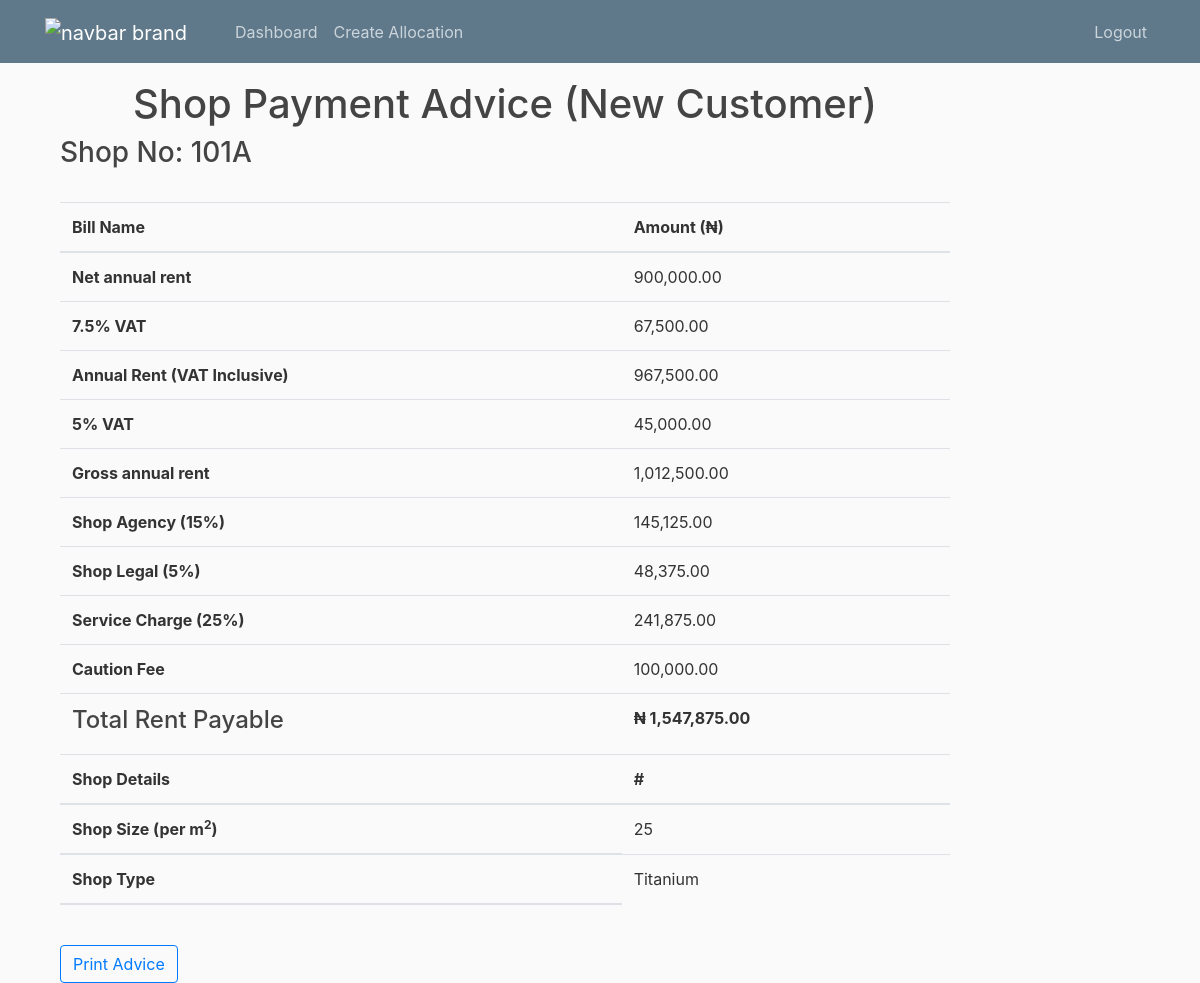
Screenshot of /shop/101A/generate-invoice/ (signed in) with the database file from the repository.
### shop/models.py (models this page shows, shortened)
class Shop(models.Model):
    Type = [
        ('Platinum', 'Platinum'),
        ('Titanium', 'Titanium'),
        ('Diamond', 'Diamond'),
        ('Premium', 'Premium'),
        ('Gold', 'Gold'),
        ('Silver', 'Silver'),
    ]
    Floor = [
        ('G', 'Ground Floor'),
        ('1', 'First Floor'),
        ('2', 'Second Floor'),
    ]
    STATUS = [
        ('vacant', 'Vacant'),
        ('allocated', 'Allocated'),
    ]
    name = models.CharField(max_length=255)
    type = models.CharField(max_length=10, choices=Type)
    price = models.DecimalField(max_digits=10, decimal_places=2)
    shop_price = models.DecimalField(max_digits=10, decimal_places=2, blank=True, null=True)
    new_shop_price = models.DecimalField(max_digits=10, decimal_places=2, blank=True, null=True)
    caution_fee = models.DecimalField(max_digits=12, decimal_places=2, default=100000.00)
    no = models.CharField(max_length=5, validators=[MinLengthValidator(4)], unique=True)
    address = models.CharField(max_length=300)
    floor = models.CharField(max_length=20, choices=Floor)
    size = models.IntegerField()
    status = models.CharField(max_length=10, choices=STATUS, default='vacant')
    is_paid = models.BooleanField(default=False)
    is_approved = models.BooleanField(default=False)
    class Meta:
        ordering = ["no"]
    @property
    def rent(self):
        return self.size * self.price
    @property
    def vat(self): # 7.5% OF THE RENT
        result = self.rent * Decimal('0.075')
        return result.quantize(Decimal('0.01'), rounding=ROUND_HALF_UP)
    @property
    def wht(self):  # 5%
        result = self.rent * Decimal(0.05)
        return result.quantize(Decimal('0.01'), rounding=ROUND_HALF_UP)
    @property
    def annual_rent(self):
        result = self.rent + self.vat
        return result.quantize(Decimal('0.01'), rounding=ROUND_HALF_UP)
    @property
    def gross_rent(self):
        return round(self.rent + self.vat + self.wht, 2)
    @property
    def new_shop_agency(self):
        result = (self.rent + self.vat) * Decimal('0.15')
        return result.quantize(Decimal('0.01'), rounding=ROUND_HALF_UP)
    @property
    def new_shop_legal(self):
        result = (self.rent + self.vat) * Decimal('0.05')
        return result.quantize(Decimal('0.01'), rounding=ROUND_HALF_UP)
    @property
    def new_service_charge(self):
        result = (self.rent + self.vat) * Decimal('0.25')
        return result.quantize(Decimal('0.01'), rounding=ROUND_HALF_UP)
    @property
    def new_total_rent_payable(self):
        return round(self.rent + self.new_shop_agency + self.new_shop_legal + self.new_service_charge + self.wht + self.vat + self.caution_fee, 2)
    @property
    def shop_price(self):
        result = self.rent * Decimal('1.075')
        return result.quantize(Decimal('0.01'), rounding=ROUND_HALF_UP)
    @property
    def shop_charges(self):
        result = self.shop_price * Decimal('0.25')
        return result.quantize(Decimal('0.01'), rounding=ROUND_HALF_UP)

### shop/views.py (the view)
# urls.py: path('shop/<str:shop_no>/generate-invoice/', views.generate_payment_advice, name="generate-shop-paymrnt-advice"),
@login_required
def generate_payment_advice(request, shop_no):
    shop = get_object_or_404(Shop, no=shop_no)
    return render(request, "shop/generate_shop_payment_advice.html", {"shop": shop})

### templates/shop/generate_shop_payment_advice.html (shortened to what this page needs)
{% extends "rent/base.html" %}
{% block content %}
    <div class="container">
        <div class="row">
            <div class="col-md-12">
                <h1 class="text-center">Shop Payment Advice (New Customer)</h1>
                <h3>Shop No: {{ shop.no }}</h3><br>
    <table class="table">
        <thead>
          <tr>
            <th scope="col">Bill Name</th>
            <th scope="col">Amount (₦)</th>
          </tr>
        </thead>
        <tbody>
          <tr>
            <th scope="row">Net annual rent</th>
            <td>{{ shop.rent }}</td>
          </tr>
          <tr>
            <th scope="row">7.5% VAT</th>
            <td>{{ shop.vat }}</td>
          </tr>
          <tr>
            <th scope="row">Annual Rent (VAT Inclusive)</th>
            <td>{{ shop.annual_rent }}</td>
          </tr>
          <tr>
            <th scope="row">5% VAT</th>
            <td>{{ shop.wht}}</td>
          </tr>
          <tr>
            <th scope="row">Gross annual rent</th>
            <td>{{ shop.gross_rent }}</td>
          </tr>
          <tr>
            <th scope="row">Shop Agency (15%)</th>
            <td>{{ shop.new_shop_agency }}</td>
          </tr>
          <tr>
            <th scope="row">Shop Legal (5%)</th>
            <td>{{ shop.new_shop_legal }}</td>
          </tr>
          <tr>
            <th scope="row">Service Charge (25%)</th>
            <td>{{ shop.new_service_charge}}</td>
          </tr>
          <tr>
            <th scope="row">Caution Fee</th>
            <td>{{ shop.caution_fee }}</td>
          </tr>
          <tr>
            <th scope="row"><strong><h4>Total Rent Payable</h4></strong></th>
            <td><strong>₦ {{ shop.new_total_rent_payable }}</strong></td>
          </tr>
          <thead>
            <tr>
              <th scope="col">Shop Details</th>
              <th scope="col">#</th>
            </tr>
            <tr>
              <th scope="row">Shop Size (per m<sup>2</sup>)</th>
              <td>{{ shop.size }}</td>
          </tr>
          <tr>
              <th scope="row">Shop Type</th>
              <td>{{ shop.type }}</td>
            </tr>
          </thead>
        </tbody>
      </table>
      <br>
      <a href="{% url 'generate-shop-payment-advice-pdf' shop.no %}" class="btn btn-outline-primary">Print Advice</a>
            </div>
        </div>
    </div>
    {% endblock content %}

### static/css/base.css (style rules this page uses)
body { background: #fafafa; color: #333333; margin-top: 5rem; }
h1, h2, h3, h4, h5, h6 { color: #444444; }

### rows the page displays
Shop: no "101A", rent "900,000.00", vat "67,500.00", annual_rent "967,500.00", wht "45,000.00", gross_rent "1,012,500.00", new_shop_agency "145,125.00", new_shop_legal "48,375.00", new_service_charge "241,875.00", caution_fee "100,000.00", new_total_rent_payable "1,547,875.00", size "25", type "Titanium"
